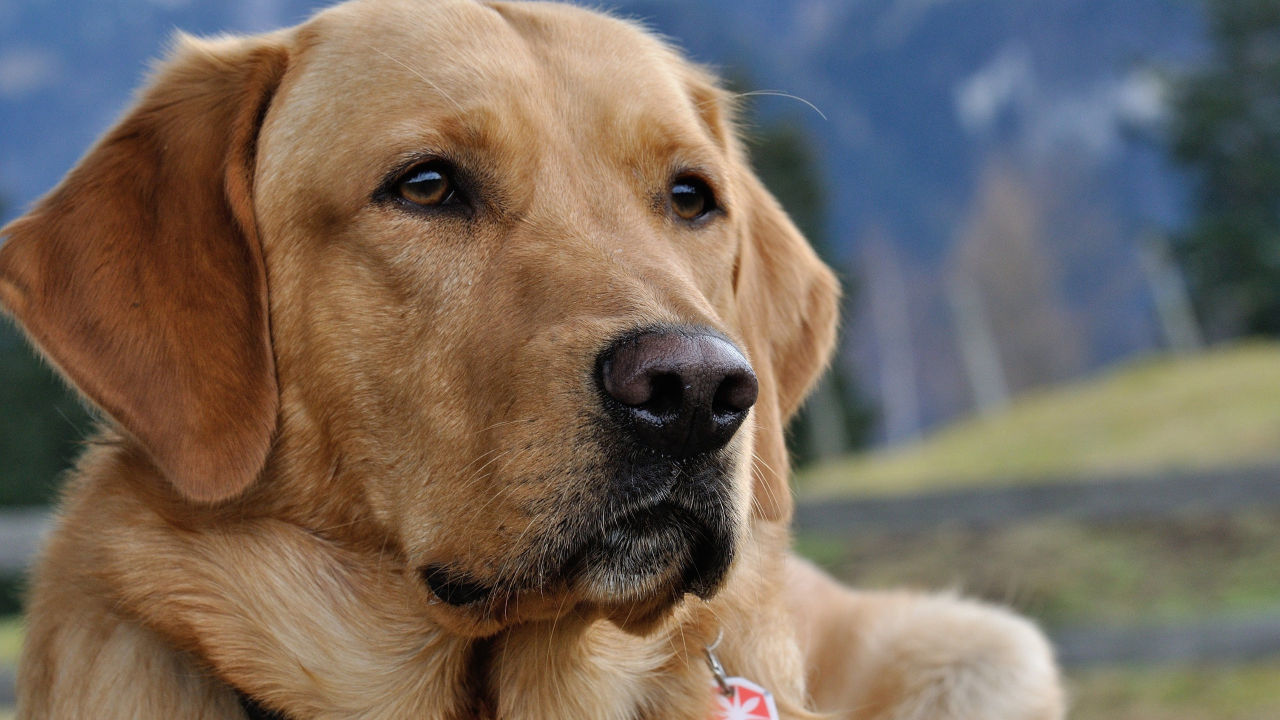
#> input picture 769157.jpg, 3840 x 2160 px (shown at 1/3 size)
$ python main.py
#> lines starting #> are read from the running program, lines starting #| are printed output that depends on the picture
from PIL import Image
import numpy as np
from matplotlib import pyplot as plt


def shred_row(img, count):
    crop_height_size = count * (img.shape[0] // count)
    crop_width_size = count * (img.shape[1] // count)
    images = np.vsplit(img[:crop_height_size,:crop_width_size, :], count)
    return np.concatenate((images[::2], images[1::2]), axis=2)


def shred_col(img, count):
    crop_height_size = count * (img.shape[0] // count)
    crop_width_size = count * (img.shape[1] // count)
    images = np.hsplit(img[:crop_height_size, :crop_width_size, :], count)
    return np.concatenate((images[::2], images[1::2]), axis=1)


image = np.array(Image.open("769157.jpg"))
#> image is the input picture: shape (2160, 3840, 3); mean R, G, B 117.8, 104.7, 92.9


output = image.copy()

# [5 lines of commented-out code are left out]

parts = 200  # must be even
iterrations = 2 # must be even
for j in range(200, 1200, 200):
    parts = j
    for z in range(1, 5):
        iterrations = z
        for i in range(iterrations):
            output = np.concatenate((shred_row(output, parts)), axis=0)
            output = np.concatenate((shred_col(output, parts)), axis=1)

        im = Image.fromarray(output)
        output = image.copy()
        im.save(f"./results/{iterrations**2}_{iterrations**2}_dogs_{j}_parts.jpg")
#> this loop made 5 passes
#> parts on passes 2 to 5: 400, 600, 800, 1000
#> pass 1, `im.save(f"./results/{iterrations**2}_{iterrations**2}_dogs_{j}_parts.j..`:
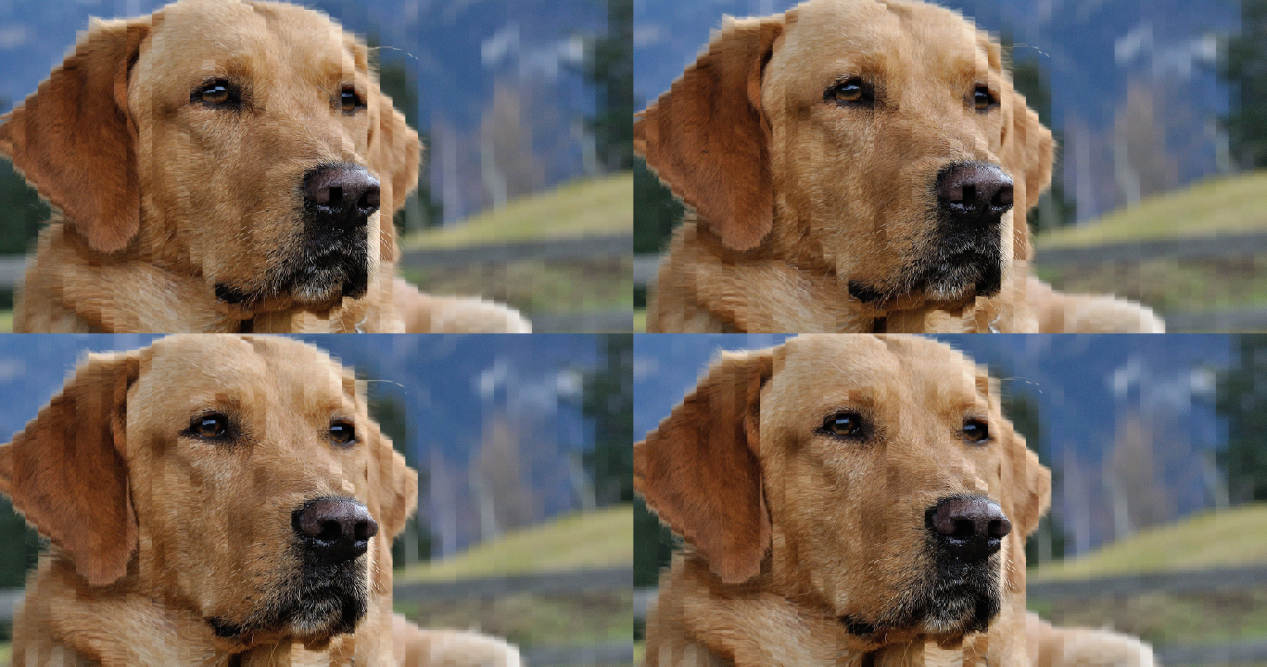
#> saved as 1_1_dogs_200_parts.jpg: PIL image 3800x2000 RGB (shown at 1/3 size); mean R, G, B 115.9, 103.4, 92.7
#> pass 1, `im.save(f"./results/{iterrations**2}_{iterrations**2}_dogs_{j}_parts.j..`:
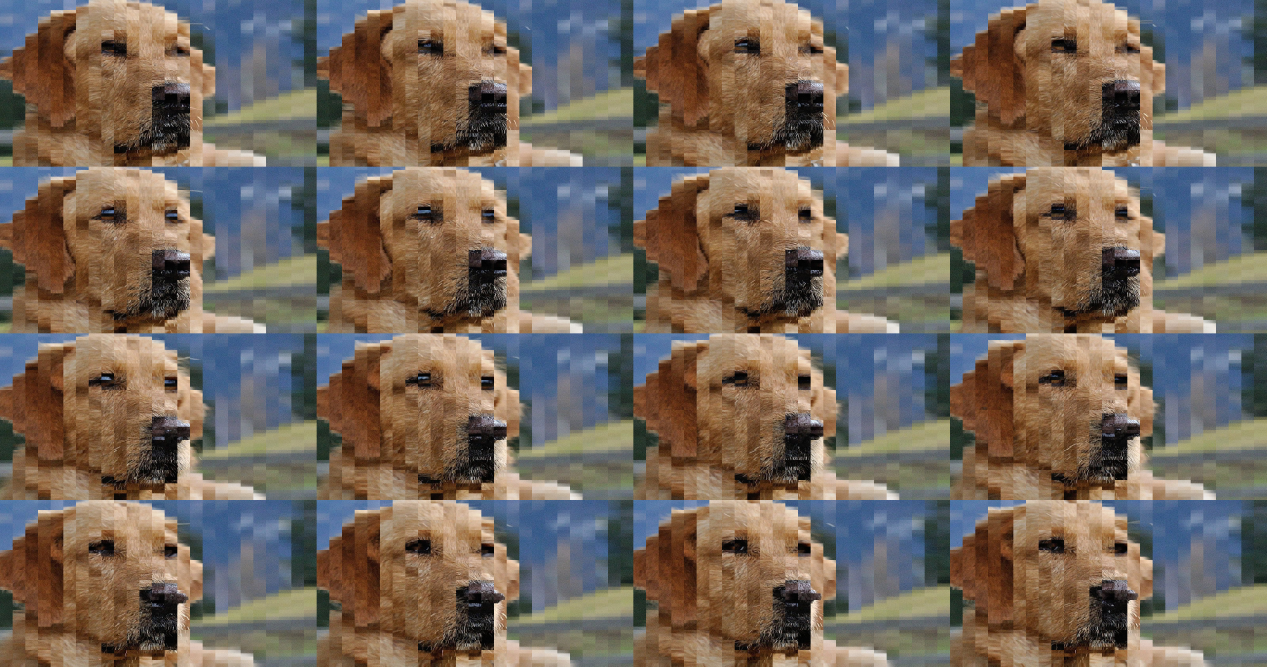
#> saved as 4_4_dogs_200_parts.jpg: PIL image 3800x2000 RGB (shown at 1/3 size); mean R, G, B 115.9, 103.4, 92.7
#> pass 1, `im.save(f"./results/{iterrations**2}_{iterrations**2}_dogs_{j}_parts.j..`:
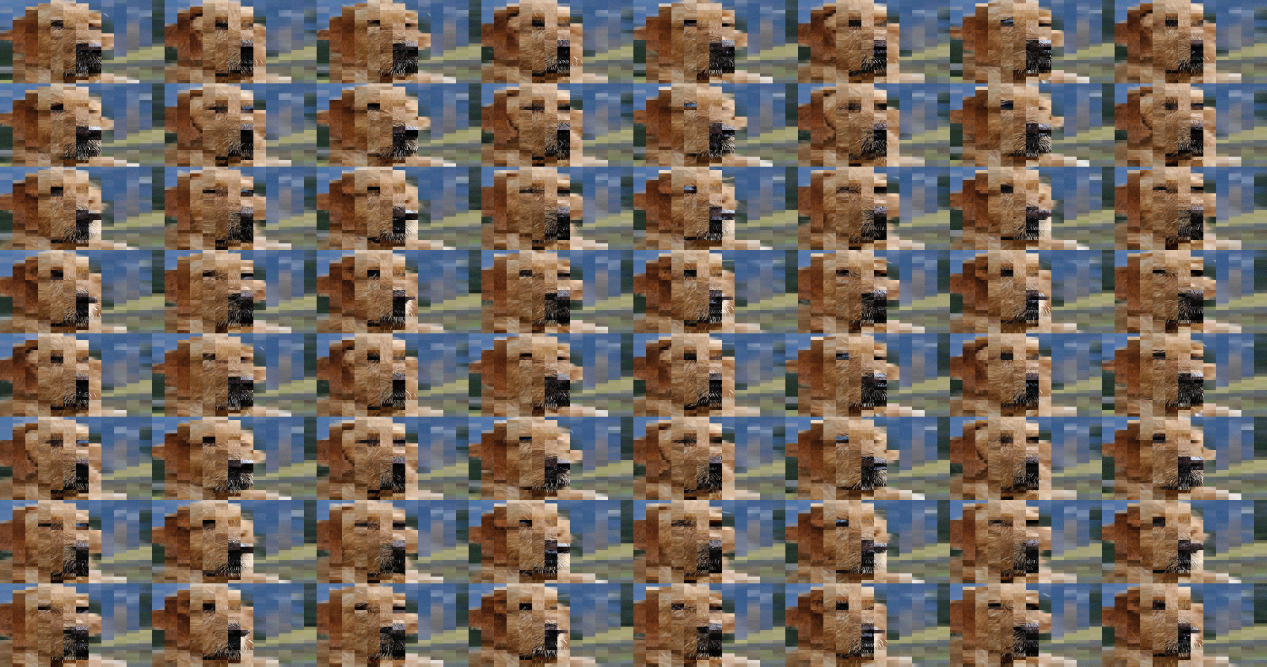
#> saved as 9_9_dogs_200_parts.jpg: PIL image 3800x2000 RGB (shown at 1/3 size); mean R, G, B 115.9, 103.4, 92.7
#> pass 1, `im.save(f"./results/{iterrations**2}_{iterrations**2}_dogs_{j}_parts.j..`:
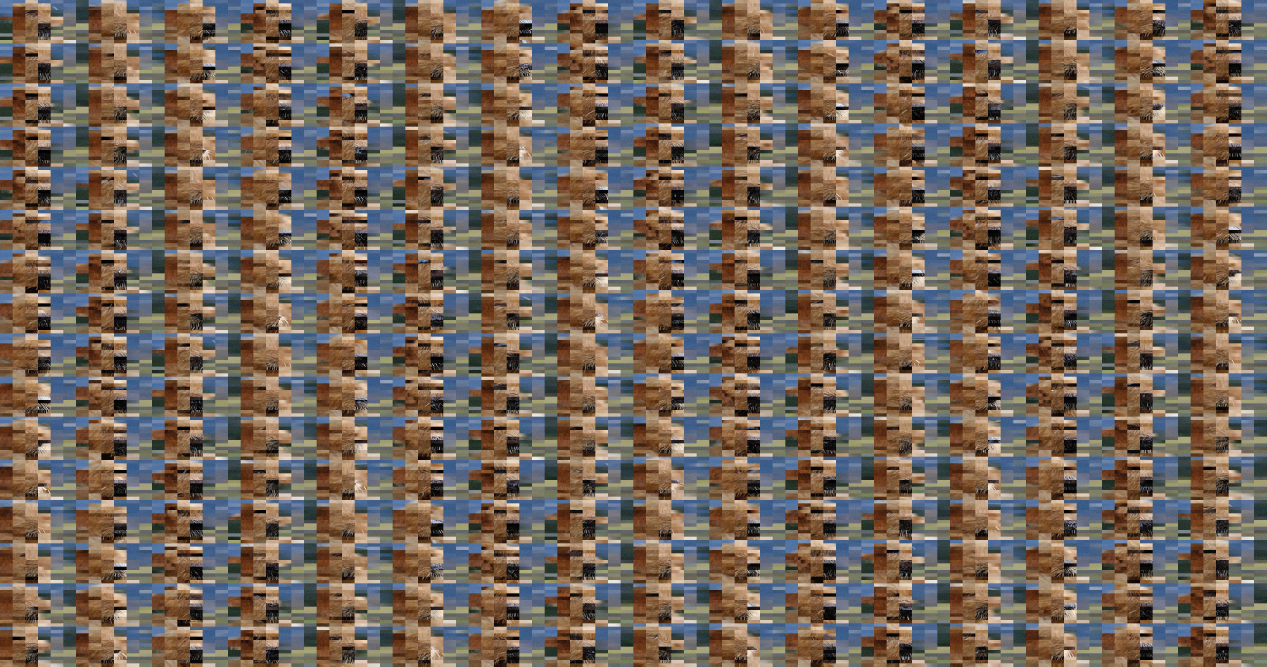
#> saved as 16_16_dogs_200_parts.jpg: PIL image 3800x2000 RGB (shown at 1/3 size); mean R, G, B 115.9, 103.4, 92.7
#> after the loop:
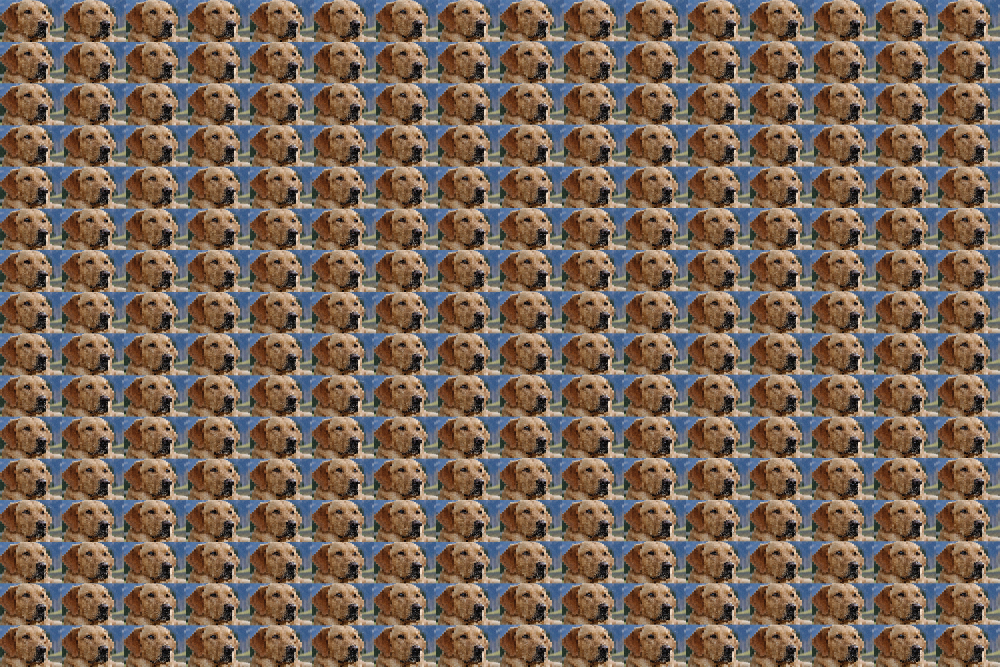
#> im: PIL image 3000x2000 RGB (shown at 1/3 size); mean R, G, B 119.9, 101.4, 87.6

plt.imshow(output)
plt.show()
